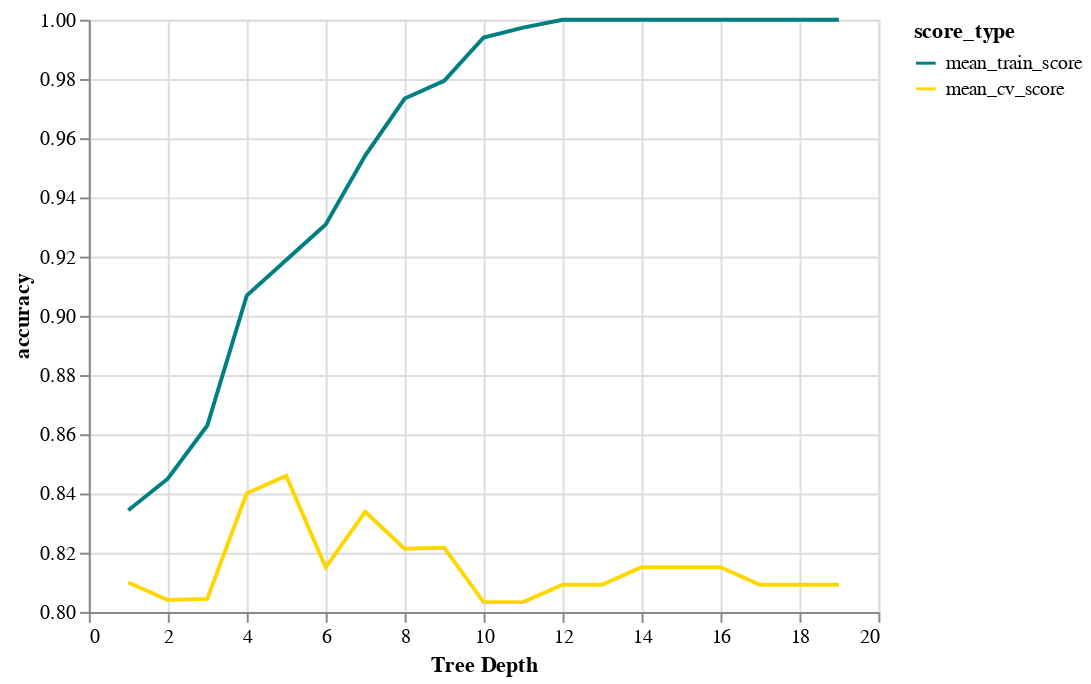

This figure's notebook cell:
### Code cell
chart1.encode(alt.Y('accuracy:Q', scale=alt.Scale(zero=False)))

### Figure 1 — Vega-Lite specification as saved in the notebook (floating-point values rounded to 4 significant figures)
{"config": {"view": {"continuousWidth": 400, "continuousHeight": 300}}, "data": {"name": "data-7c0251eb9287495961bf20d8ab1cfc20"}, "mark": "line", "encoding": {"color": {"type": "nominal", "field": "score_type", "scale": {"domain": ["mean_train_score", "mean_cv_score"], "range": ["teal", "gold"]}}, "x": {"type": "quantitative", "axis": {"title": "Tree Depth"}, "field": "depth"}, "y": {"type": "quantitative", "field": "accuracy", "scale": {"zero": false}}}, "$schema": "https://vega.github.io/schema/vega-lite/v4.8.1.json", "datasets": {"data-7c0251eb9287495961bf20d8ab1cfc20": [{"depth": 1, "score_type": "mean_train_score", "accuracy": 0.8343}, {"depth": 2, "score_type": "mean_train_score", "accuracy": 0.845}, {"depth": 3, "score_type": "mean_train_score", "accuracy": 0.863}, {"depth": 4, "score_type": "mean_train_score", "accuracy": 0.9069}, {"depth": 5, "score_type": "mean_train_score", "accuracy": 0.9188}, {"depth": 6, "score_type": "mean_train_score", "accuracy": 0.9308}, {"depth": 7, "score_type": "mean_train_score", "accuracy": 0.9541}, {"depth": 8, "score_type": "mean_train_score", "accuracy": 0.9734}, {"depth": 9, "score_type": "mean_train_score", "accuracy": 0.9794}, {"depth": 10, "score_type": "mean_train_score", "accuracy": 0.994}, {"depth": 11, "score_type": "mean_train_score", "accuracy": 0.9973}, {"depth": 12, "score_type": "mean_train_score", "accuracy": 1.0}, {"depth": 13, "score_type": "mean_train_score", "accuracy": 1.0}, {"depth": 14, "score_type": "mean_train_score", "accuracy": 1.0}, {"depth": 15, "score_type": "mean_train_score", "accuracy": 1.0}, {"depth": 16, "score_type": "mean_train_score", "accuracy": 1.0}, {"depth": 17, "score_type": "mean_train_score", "accuracy": 1.0}, {"depth": 18, "score_type": "mean_train_score", "accuracy": 1.0}, {"depth": 19, "score_type": "mean_train_score", "accuracy": 1.0}, {"depth": 1, "score_type": "mean_cv_score", "accuracy": 0.8099}, {"depth": 2, "score_type": "mean_cv_score", "accuracy": 0.804}, {"depth": 3, "score_type": "mean_cv_score", "accuracy": 0.8044}, {"depth": 4, "score_type": "mean_cv_score", "accuracy": 0.8401}, {"depth": 5, "score_type": "mean_cv_score", "accuracy": 0.846}, {"depth": 6, "score_type": "mean_cv_score", "accuracy": 0.8151}, {"depth": 7, "score_type": "mean_cv_score", "accuracy": 0.8338}, {"depth": 8, "score_type": "mean_cv_score", "accuracy": 0.8213}, {"depth": 9, "score_type": "mean_cv_score", "accuracy": 0.8217}, {"depth": 10, "score_type": "mean_cv_score", "accuracy": 0.8033}, {"depth": 11, "score_type": "mean_cv_score", "accuracy": 0.8033}, {"depth": 12, "score_type": "mean_cv_score", "accuracy": 0.8092}, {"depth": 13, "score_type": "mean_cv_score", "accuracy": 0.8092}, {"depth": 14, "score_type": "mean_cv_score", "accuracy": 0.8151}, {"depth": 15, "score_type": "mean_cv_score", "accuracy": 0.8151}, {"depth": 16, "score_type": "mean_cv_score", "accuracy": 0.8151}, {"depth": 17, "score_type": "mean_cv_score", "accuracy": 0.8092}, {"depth": 18, "score_type": "mean_cv_score", "accuracy": 0.8092}, {"depth": 19, "score_type": "mean_cv_score", "accuracy": 0.8092}]}}
